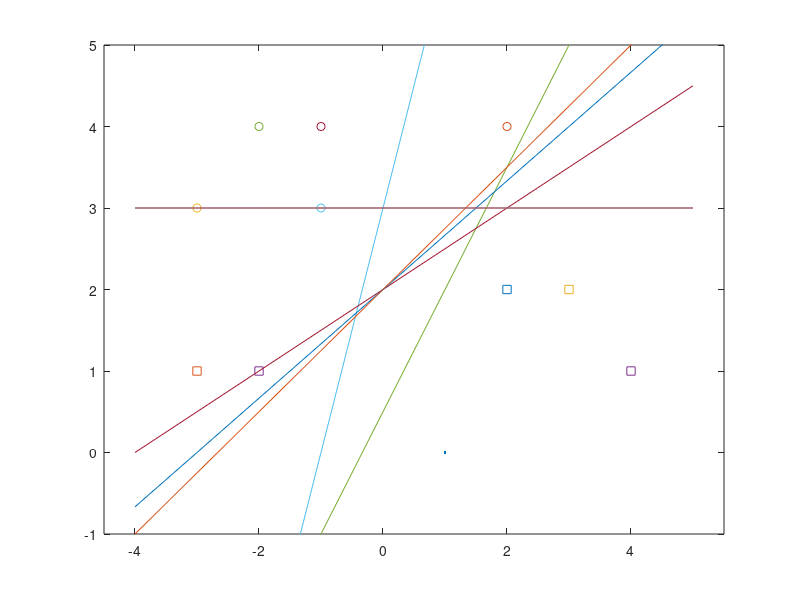

The MATLAB script that drew this image:
function [] = perceptron()
    % init values
    points = [-3,1; -3,3; -2,1; -2,4; -1,3; -1,4; 2,2; 2,4; 3,2; 4,1];
    labels = [0; 1; 0; 1; 1; 1; 0; 1; 0; 0];
    w = [1,0];
    theta = 0;
    leanringRate = 1; 
    generation = 0;
    errors = 1;
    
    % plot points
    plot(0)
    axis([-4.5,5.5,-1,5]);
    hold on
    for i=1:length(points)
        if labels(i) == 0
            plot(points(i,1),points(i,2),'s')
        else
            plot(points(i,1),points(i,2),'o')
        end
    end

    % algorithm
    while(errors ~= 0)
        errors = 0;

        for i=1:length(points)
            [w,theta,errors] = learning(w,theta,leanringRate,points(i,:),labels(i),errors);
        end;

        generation = generation + 1;

        x = -4:1:5;
        y = (theta-x*w(1))/w(2);   
        plot(x,y);
    end;

    fprintf('generations (without last iteration): %d\n',generation-1);

function [w,theta,fehler] = learning(w,theta,lernrate,x,label,fehler)
    u = dot(x,w) - theta;

    y=1;
    if u<0 
       y=0;
    end

    delta = label - y;
    
    if delta ~= 0
        fehler = fehler + 1;
        w = w + lernrate * delta * x;
        theta = theta - delta * lernrate;
    end       
